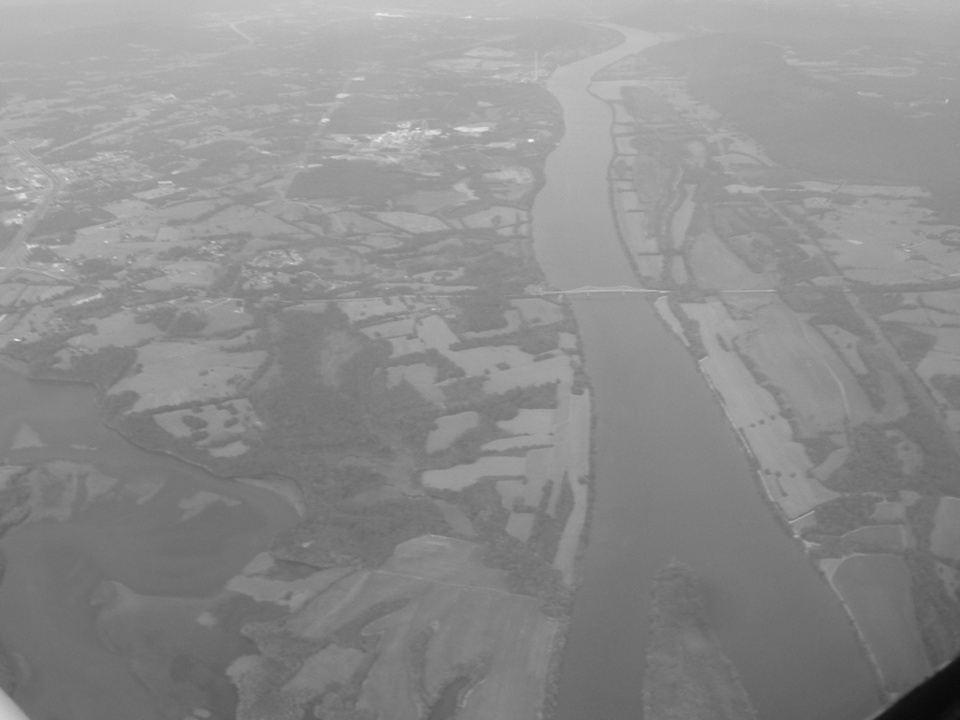
#> input picture airborne.jpg, 960 x 720 px
$ python histEqualization.py   (Python 2 division)
#> lines starting #> are read from the running program, lines starting #| are printed output that depends on the picture
import numpy as np
import cv2
import cv2.cv as cv
import matplotlib
import matplotlib.pyplot as plt
from numpy.random import normal
airborne = cv2.imread("airborne.jpg",0)
#> airborne is the input picture: shape (720, 960); min 8, max 246, mean 141.2
haze = cv2.imread("haze.jpg",0)
#print airborne

histogramFrequencyValues = [0]*256
frequencyOfIntensity = [0]*256
cumulativeFrequencyOfIntensity = [0]*256

imageList = [0]*(airborne.shape[0]*airborne.shape[1])
def histogramFrequency(imageMatrix): 		# this function calculates frequency of each intensity pixel.
	countPixelIntensity = 0;

	for i in range(imageMatrix.shape[0]):
		for j in range(imageMatrix.shape[1]):
			frequencyOfIntensity[imageMatrix[i][j]] = frequencyOfIntensity[imageMatrix[i][j]] + 1

	return frequencyOfIntensity

def imageMatrixToList(imageMatrix): 		# this function converts the 2D matrix into a list for plotting a graph
	for i in range(imageMatrix.shape[0]):
  	       for j in range(imageMatrix.shape[1]):
			imageList.append(imageMatrix[i][j])
	return imageList


def cummulativeFrequency(histFrequency):	#calculates the cumulative frequency of each intensity value and returns a list
	cumulativeFrequency = [0]*256		#with cumulative frequency populated corresponding to each index representing
	for i in range(256):			#intensity value
		if(i==0):
			cumulativeFrequency[i] =  histFrequency[i]
		else:
			cumulativeFrequency[i] = cumulativeFrequency[i-1] + histFrequency[i]

	return cumulativeFrequency

equilizedImage = [[0 for x in xrange(960)] for x in xrange(720)]

def histEquilization(img):
	for i in range(img.shape[0]):
		for j in range(img.shape[1]):
			equilizedImage[i][j] = (255*cumulativeFrequencyOfIntensity[img[i][j]])/(img.shape[0] * img.shape[1])

	return equilizedImage

####################### Histogram equalization for Airborne.jpg########################

plt.hist(imageMatrixToList(airborne),bins = 256) # to plot histogram
#> after the loop in imageMatrixToList, `for i in range(imageMatrix.shape[0]):`: imageList = 1382400 items
plt.title("Image histogram")
plt.xlabel("Value")
plt.ylabel("Frequency")
plt.show()
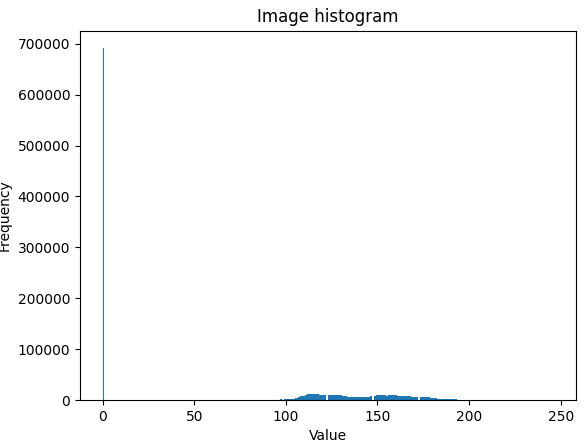
#> figure drawn by matplotlib, 1 panel; tallest bar 691200 high, from x = 0 to 0.961

histogramFrequencyValues = histogramFrequency(airborne)
#> after the loop in histogramFrequency, `for i in range(imageMatrix.shape[0]):`: frequencyOfIntensity = 256 values, max 12090 at index 117, min 0 at index 0, mean 2700
#> histogramFrequencyValues has the same summary as frequencyOfIntensity in histogramFrequency

cumulativeFrequencyOfIntensity =  cummulativeFrequency(histogramFrequencyValues)
#> after the loop in cummulativeFrequency, `for i in range(256):`: cumulativeFrequency = 256 values from 0 to 691200
#> cumulativeFrequencyOfIntensity = 256 values from 0 to 691200

equilizedImage = histEquilization(airborne)
#> after the loop in histEquilization, `for i in range(img.shape[0]):`: equilizedImage = 720 items
finalEqualizedImage = np.array(equilizedImage) # converting equalized 2D array into numpy array so that image can be saved
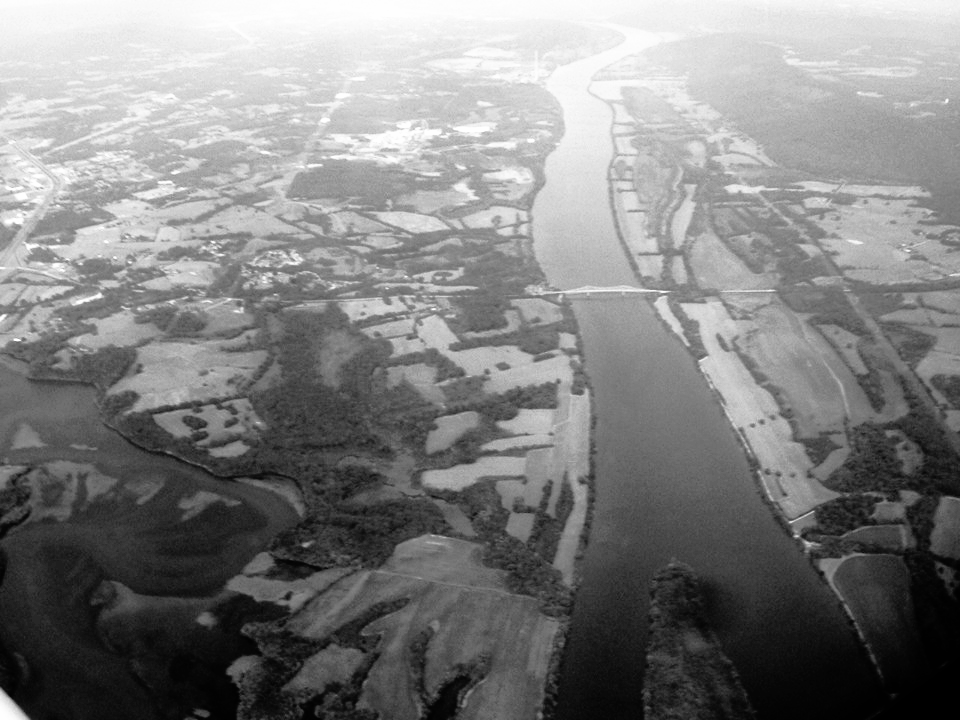
#> finalEqualizedImage: shape (720, 960) int64; min 0, max 255, mean 128.5
cv2.imwrite('FinalEqualizedImageAirborne.jpg',finalEqualizedImage)

plt.hist(imageMatrixToList(finalEqualizedImage),bins = 256) # to plot histogram
plt.title("Image histogram")
plt.xlabel("Value")
plt.ylabel("Frequency")
plt.show()
#> figure, not shown here; tallest bar 693909 high, from x = 0 to 0.996

####################### Histogram equalization for Haze.jpg##########################

cv2.imwrite('Haze Grayscale.jpg',haze)

#> (the run stopped early here; a loop or call above may not have finished)
